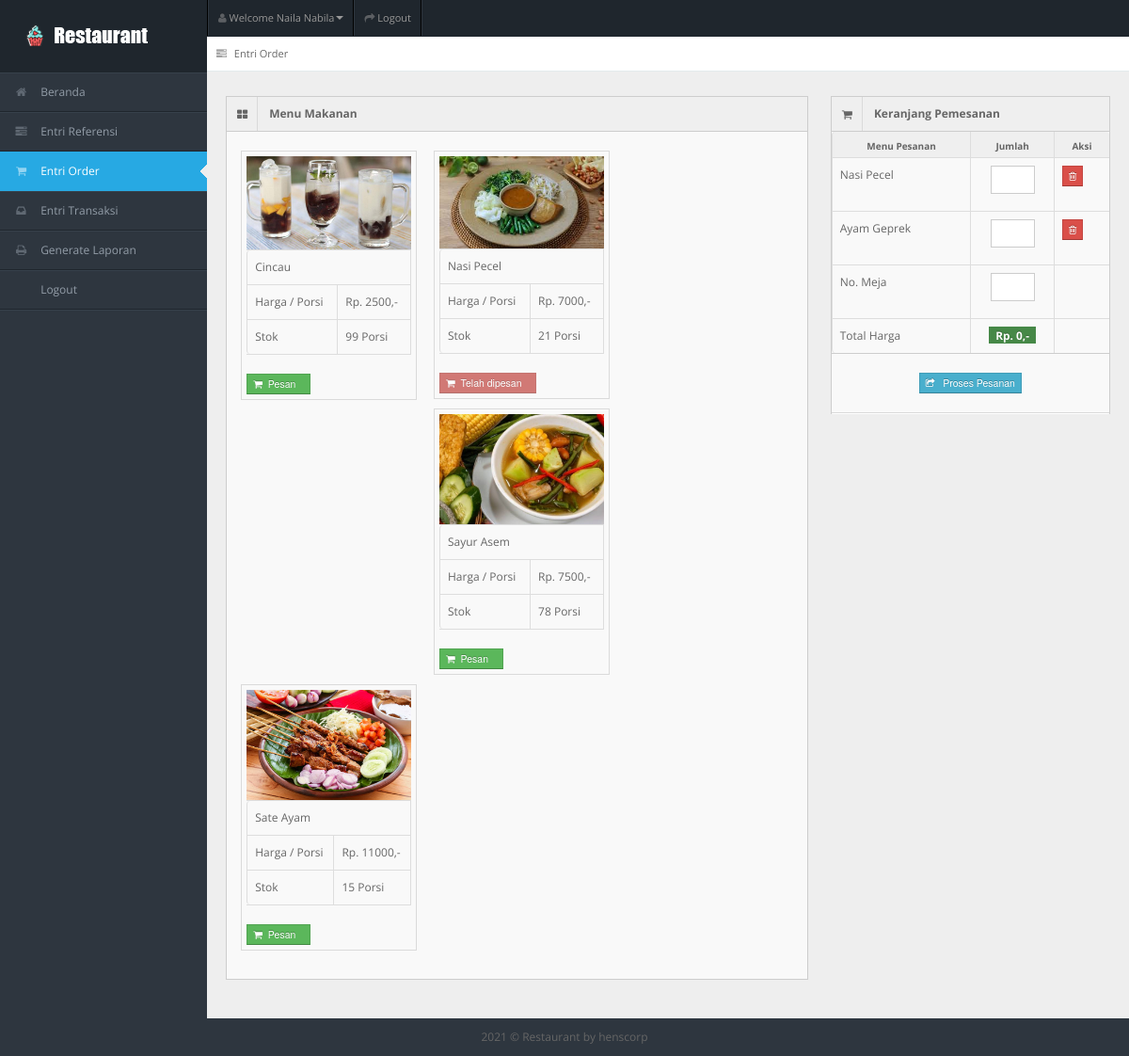
The app's page /entri_order.php (signed in) with its own data.
### tables this page shows
CREATE TABLE `tb_user` (
  `id_user` int(11) NOT NULL,
  `username` varchar(150) NOT NULL,
  `password` varchar(150) NOT NULL,
  `nama_user` varchar(150) NOT NULL,
  `id_level` int(11) NOT NULL,
  `status` varchar(150) NOT NULL
);

CREATE TABLE `tb_masakan` (
  `id_masakan` int(11) NOT NULL,
  `nama_masakan` varchar(150) NOT NULL,
  `harga` varchar(150) NOT NULL,
  `stok` int(11) NOT NULL,
  `status_masakan` varchar(150) NOT NULL,
  `gambar_masakan` varchar(150) NOT NULL
);

CREATE TABLE `tb_pesan` (
  `id_pesan` int(11) NOT NULL,
  `id_user` int(11) NOT NULL,
  `id_order` int(11) DEFAULT NULL,
  `id_masakan` int(11) NOT NULL,
  `jumlah` int(11) DEFAULT NULL,
  `status_pesan` varchar(150) DEFAULT NULL
);

### entri_order.php (the view, shortened to what this page needs)
<!DOCTYPE html>
<?php
include "connection/koneksi.php";
$id = $_SESSION['id_user'];
if(isset ($_SESSION['username'])){
  $query = "select * from tb_user natural join tb_level where id_user = $id";
  mysqli_query($conn, $query);
  $sql = mysqli_query($conn, $query);
  while($r = mysqli_fetch_array($sql)){
?>
<html lang="en">
<head>
<link rel="stylesheet" href="template/dashboard/css/bootstrap.min.css" />
<link rel="stylesheet" href="template/dashboard/css/bootstrap-responsive.min.css" />
<link rel="stylesheet" href="template/dashboard/css/fullcalendar.css" />
<link rel="stylesheet" href="template/dashboard/css/matrix-style.css" />
<link rel="stylesheet" href="template/dashboard/css/matrix-media.css" />
<link href="template/dashboard/font-awesome/css/font-awesome.css" rel="stylesheet" />
<link rel="stylesheet" href="template/dashboard/css/jquery.gritter.css" />
</head>
<body>
<div id="header">
  <h1><a href="entri_order.php">Entri Order</a></h1>
</div>
<div id="user-nav" class="navbar navbar-inverse">
  <ul class="nav">
    <li  class="dropdown" id="profile-messages" ><a title="" href="#" data-toggle="dropdown" data-target="#profile-messages" class="dropdown-toggle"><i class="icon icon-user"></i>  <span class="text">Welcome <?php echo $r['nama_user'];?></span><b class="caret"></b></a>
    </li>
    <li class=""><a title="" href="logout.php"><i class="icon icon-share-alt"></i> <span class="text">Logout</span></a></li>
  </ul>
</div>
<div id="sidebar"><a href="entri_order.php" class="visible-phone"><i class="icon shopping-cart"></i> <span>Entri Order</span></a>
  <ul>
    <?php
    if($r['id_level'] == 1){
  ?>
    <li> <a href="beranda.php"><i class="icon icon-home"></i> <span>Beranda</span></a> </li>
    <li> <a href="entri_referensi.php"><i class="icon icon-tasks"></i> <span>Entri Referensi</span></a> </li>
    <li class="active"> <a href="entri_order.php"><i class="icon icon-shopping-cart"></i> <span>Entri Order</span></a> </li>
    <li> <a href="entri_transaksi.php"><i class="icon icon-inbox"></i> <span>Entri Transaksi</span></a> </li>
    <li> <a href="generate_laporan.php"><i class="icon icon-print"></i> <span>Generate Laporan</span></a> </li>
    <li> <a href="logout.php"><i class="icon icon-sign-out"></i> <span>Logout</span></a> </li>
  <?php
    } else if($r['id_level'] == 2){
  ?>
    <li><a href="beranda.php"><i class="icon icon-home"></i> <span>Beranda</span></a> </li>
    <li class="active"> <a href="entri_order.php"><i class="icon icon-shopping-cart"></i> <span>Entri Order</span></a> </li>
    <li> <a href="generate_laporan.php"><i class="icon icon-print"></i> <span>Generate Laporan</span></a> </li>
    <li> <a href="logout.php"><i class="icon icon-sign-out"></i> <span>Logout</span></a> </li>
  <?php
    } else if($r['id_level'] == 3){
  ?>
    <li><a href="beranda.php"><i class="icon icon-home"></i> <span>Beranda</span></a> </li>
    <li> <a href="entri_transaksi.php"><i class="icon icon-inbox"></i> <span>Entri Transaksi</span></a> </li>
    <li> <a href="generate_laporan.php"><i class="icon icon-print"></i> <span>Generate Laporan</span></a> </li>
    <li> <a href="logout.php"><i class="icon icon-sign-out"></i> <span>Logout</span></a> </li>
  <?php
    } else if($r['id_level'] == 4){
  ?>
    <li><a href="beranda.php"><i class="icon icon-home"></i> <span>Beranda</span></a> </li>
    <li> <a href="generate_laporan.php"><i class="icon icon-print"></i> <span>Generate Laporan</span></a> </li>
    <li> <a href="logout.php"><i class="icon icon-sign-out"></i> <span>Logout</span></a> </li>
  <?php
    } else if($r['id_level'] == 5){
  ?>
    <li><a href="beranda.php"><i class="icon icon-home"></i> <span>Beranda</span></a> </li>
    <li class="active"> <a href="entri_order.php"><i class="icon icon-shopping-cart"></i> <span>Entri Order</span></a> </li>
    <li> <a href="logout.php"><i class="icon icon-sign-out"></i> <span>Logout</span></a> </li>
  <?php
    }
  ?>
  </ul>
</div>
<div id="content">
  <div id="content-header">
    <div id="breadcrumb"> <a href="entri_order.php" title="Go to here" class="tip-bottom"><i class="icon icon-tasks"></i> Entri Order</a></div>
  </div>
  <div class="container-fluid">
    <?php
      if($r['id_level'] == 1 || $r['id_level'] == 2 || $r['id_level'] == 5){
    ?>
      <?php
        $order = array();
        if(in_array($id, $order)){
      ?>
    <div class="row-fluid">
      <div class="span6">
        <div class="widget-box span12">
          <div class="widget-title"> <span class="icon"> <i class="icon-hand-right"></i> </span>
            <h5>Notifications</h5>
          </div>
          <div class="widget-content">
            <div class="alert alert-info alert-block">
              <h4 class="alert-heading">Informasi !</h4>
              Terimakasih, Anda telah melakukan pemesanan.<br>
              Silahkan tunggu pesanan tiba di meja saudara. Apabila selesai menyantap hidangan, silahkan lakukan proses pembayaran di kasir !
            </div>
          </div>
        </div>
      </div>
      <div class="span6">
        <div class="widget-box span12">
          <div class="widget-title"> <span class="icon"> <i class="icon-shopping-cart"></i> </span>
            <h5>Menu yang dipesan</h5>
          </div>
          <div class="widget-content nopadding">
            <table class="table table-bordered table-invoice-full">
              <thead>
                <tr>
                  <th class="head0">No.</th>
                  <th class="head1">Menu</th>
                  <th class="head0 right">Jumlah</th>
                  <th class="head1 right">Harga</th>
                  <th class="head0 right">Total</th>
                </tr>
              </thead>
              <tbody>
                <?php
                  $no_order_fiks = 1;
                  $query_order_fiks = "select * from tb_pesan natural join tb_masakan where id_user = $id and status_pesan != 'sudah'";
                  $sql_order_fiks = mysqli_query($conn, $query_order_fiks);
                  while($r_order_fiks = mysqli_fetch_array($sql_order_fiks)){
                ?>
                <tr>
                  <td><center><?php echo $no_order_fiks++; ?>. </center></td>
                  <td><?php echo $r_order_fiks['nama_masakan'];?></td>
                  <td class="right"><center><?php echo $r_order_fiks['jumlah'];?></center></td>
                  <td class="right">Rp. <?php echo $r_order_fiks['harga'];?>,-</td>
                  <td class="right">
                    <strong>
                      Rp.
                      <?php
                        $hasil = $r_order_fiks['harga'] * $r_order_fiks['jumlah'];
                        echo $hasil;
                      ?>,-
                    </strong>
                  </td>
                </tr>
                <?php
                  }
                  $query_harga = "select * from tb_order where id_pengunjung = $id and status_order = 'belum bayar'";
                  $sql_harga = mysqli_query($conn, $query_harga);
                  $result_harga = mysqli_fetch_array($sql_harga);
                ?>
                <tr>
                  <td></td>
                  <td><strong><center>Total</center></strong></td>
                  <td class="right"></td>
                  <td class="right"></td>
                  <td class="right"><strong>Rp. <?php echo $result_harga['total_harga'];?>,-</strong></td>
                </tr>
                <tr>
                  <td></td>
                  <td><strong><center>No. Meja</center></strong></td>
                  <td class="right"></td>
                  <td class="right"></td>
                  <td class="right"><center><strong><?php echo $result_harga['no_meja'];?></strong></center></td>
                </tr>
              </tbody>
            </table>
          </div>
        </div>
      </div>
    </div>
      <?php
        } else {
      ?>
    <div class="row-fluid">
      <div class="span8">
        <div class="widget-box span12">
          <div class="widget-title bg_lg"><span class="icon"><i class="icon-th-large"></i></span>
            <h5>Menu Makanan</h5>
          </div>
          <div class="widget-content" >
            <ul class="thumbnails">
              <div class="btn-icon-pg">
                <ul>
                  <?php
                    $pesan = array();
                    $query_lihat_pesan = "select * from tb_pesan where id_user = $id and status_pesan != 'sudah'";
                    $sql_lihat_pesan = mysqli_query($conn, $query_lihat_pesan);
                    while($r_dt_pesan = mysqli_fetch_array($sql_lihat_pesan)){
                      array_push($pesan, $r_dt_pesan['id_masakan']);
                    }
                    $query_data_makanan = "select * from tb_masakan where stok > 0 order by id_masakan desc";
                    $sql_data_makanan = mysqli_query($conn, $query_data_makanan);
                    while($r_dt_makanan = mysqli_fetch_array($sql_data_makanan)){
                  ?>
                      <li class="span2">
                        <a> <img src="gambar/<?php echo $r_dt_makanan['gambar_masakan']?>" alt="" > </a>
                        <table class="table table-bordered">
                          <tbody>
                            <tr>
                              <td><?php echo $r_dt_makanan['nama_masakan'];?></td>
                            </tr>
                            <tr>
                              <td>Harga / Porsi</td>
                              <td>Rp. <?php echo $r_dt_makanan['harga'];?>,-</td>
                            </tr>
                            <tr>
                              <td>Stok</td>
                              <td><?php echo $r_dt_makanan['stok'];?> Porsi</td>
                            </tr>
                          </tbody>
                        </table>
                        <form action="" method="post">
                          <?php
                            if(in_array($r_dt_makanan['id_masakan'], $pesan)){
                          ?>
                              <button type="submit" value="<?php echo $r_dt_makanan['id_masakan'];?>" name="tambah_pesan" class="btn btn-danger btn-mini" disabled>
                                <i class='icon-shopping-cart'></i>&nbsp;&nbsp;Telah dipesan &nbsp;&nbsp;
                              </button>
                          <?php
                            } else {
                          ?>
                              <button type="submit" value="<?php echo $r_dt_makanan['id_masakan'];?>" name="tambah_pesan" class="btn btn-success btn-mini">
                                <i class='icon-shopping-cart'></i>&nbsp;&nbsp;Pesan &nbsp;&nbsp;
                              </button>
                          <?php
                            }
                          ?>
                        </form>
                      </li>
                    <?php
                      }
                    ?>
                </ul>
              </div>
            </ul>
          </div>
        </div>
      </div>
      <div class="span4">
      <form action="" method="post">
        <div class="widget-box">
          <div class="widget-title"> <span class="icon"> <i class="icon-shopping-cart"></i> </span>
            <h5>Keranjang Pemesanan</h5>
          </div>
          <div class="widget-content nopadding">
            <table class="table table-bordered table-striped">
              <thead>
                <tr>
                  <th style="width: 50%">Menu Pesanan</th>
                  <th style="width: 30%">Jumlah</th>
                  <th style="width: 20%">Aksi</th>
                </tr>
              </thead>
              <tbody>
              <?php
                $query_draft_pesan = "select * from tb_pesan natural join tb_masakan where id_user = $id and status_pesan != 'sudah'";
                $sql_draft_pesan = mysqli_query($conn, $query_draft_pesan);
                while($r_draft_pesan = mysqli_fetch_array($sql_draft_pesan)){
              ?>
                <tr class="odd gradeX">
                  <td><span id="<?php echo "nama".$r_draft_pesan['id_pesan']; ?>"><?php echo $r_draft_pesan['nama_masakan'];?></span></td>
                  <td>
                    <center>
                      <input id="<?php echo "jumlah".$r_draft_pesan['id_pesan']; ?>" class="span8" name="jumlah<?php echo $r_draft_pesan['id_masakan']; ?>" type="number" value="" placeholder="" onchange="return operasi()"/>
                    </center>
                  </td>
                  <td>
                    <form action="" method="post">
                      <button type="submit" value="<?php echo $r_draft_pesan['id_pesan'];?>" name="hapus_pesan" class="btn btn-danger btn-mini">
                        <i class='icon-trash'></i>
                      </button>
                    </form>
                  </td>
                </tr>
              <?php
                }
              ?>
                <tr class="odd gradeX">
                  <td>No. Meja</td>
                  <td>
                    <center>
                      <input class="span8" name="no_meja" type="number" value="" placeholder="" />
                    </center>
                  </td>
                  <td>
                  </td>
                </tr>
                <tr class="odd gradeX">
                  <td>Total Harga</td>
                  <td>
                    <center>
                      <span class="label label-success">&nbsp;Rp. <span id="total_harga">0</span>,-&nbsp;</span>
                    </center>
                  </td>
                  <td>
                  </td>
                </tr>
              </tbody>
            </table>
          </div>
          <br>
          <center>
            <button type="submit" value="" name="proses_pesan" class="btn btn-mini btn-info">
              <i class='icon-share'></i> &nbsp;&nbsp;Proses Pesanan
            </button>
          </center>
          <hr>
        </div>
      </form>
      </div>
    </div>
      <?php
        }
        }
      ?>
    </div>
  </div>
<div class="row-fluid">
  <div id="footer" class="span12"> <?php echo date('Y'); ?> &copy; Restaurant <a href="#">by henscorp</a> </div>
</div>
</body>
</html>
<?php
  }
} else {
  header('location: logout.php');
}
?>

### template/dashboard/css/matrix-media.css (style rules this page uses)
body { background:#2E363F; }
#header { background-color: #1f262d; margin-top:10px; }
#sidebar > ul { border-bottom: 1px solid #37414b }
#sidebar > ul > li { border-top: 1px solid #37414b; border-bottom: 1px solid #1f262d; }
#sidebar > ul > li.active { background-color: #27a9e3; border-bottom: 1px solid #27a9e3; border-top: 1px solid #27a9e3; }
#sidebar > ul > li.active a { color:#fff; text-decoration:none; }

### records on screen
tb_user: nama_user "Naila Nabila"
tb_masakan: gambar_masakan (picture), nama_masakan "Cincau", harga "2500", stok "99", $r_dt_makanan['id_masakan'] 20 (drawn)
tb_masakan: gambar_masakan (picture), nama_masakan "Nasi Pecel", harga "7000", stok "21", $r_dt_makanan['id_masakan'] 19 (drawn)
tb_masakan: gambar_masakan (picture), nama_masakan "Sayur Asem", harga "7500", stok "78", $r_dt_makanan['id_masakan'] 14 (drawn)
tb_masakan: gambar_masakan (picture), nama_masakan "Sate Ayam", harga "11000", stok "15", $r_dt_makanan['id_masakan'] 8 (drawn)
tb_pesan: id_masakan.nama_masakan "Nasi Pecel", $r_draft_pesan['id_pesan'] 51 (drawn)
tb_pesan: id_masakan.nama_masakan "Ayam Geprek", $r_draft_pesan['id_pesan'] 52 (drawn)
